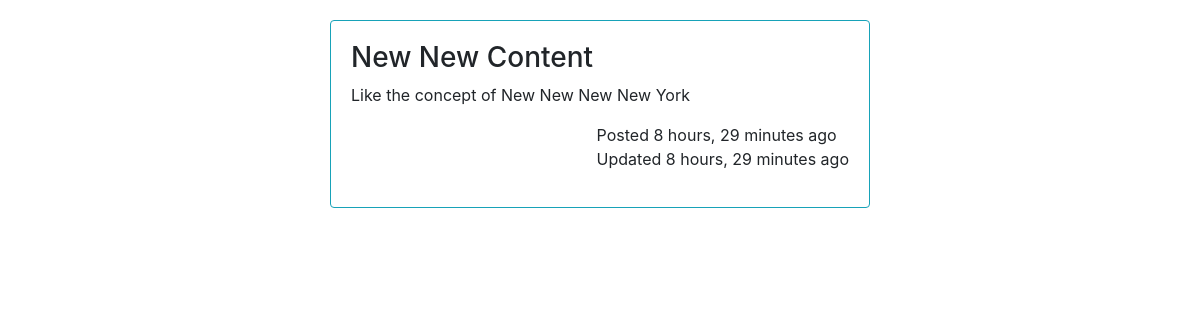
Page /4/ on the committed database.
### blog/models.py (models this page shows, shortened)
class Post(models.Model):
    title = models.CharField(max_length=100)
    content = models.TextField()
    time_stamp = models.DateTimeField(auto_now_add=True)
    updated = models.DateTimeField(auto_now=True)

### blog/views.py (the view)
# urls.py: path('<int:pk>/', views.DetailView.as_view(), name='details'),
class DetailView(generic.DetailView):
    model = Post
    template_name = 'blog/detail.html'
    context_object_name = 'post'

### blog/templates/blog/detail.html
{% extends 'blog/base.html' %}
{% block content %}
<div class="container" style="margin-top: 20px;">
    <div class="row">
        <div class="col-md-3"></div>
        <div class="col-md-6">
            <div class="card border-info mb-3">
                <div class="card-body">
                    <h3>{{post.title}}</h3>
                    <p>{{post.content}}</p>
                    <p style="float: right;">Posted {{post.time_stamp|timesince}} ago</br>Updated {{post.updated|timesince}} ago</p>
                </div>
            </div>
        </div>
        <div class="col-md-3"></div>
    </div>
</div>
{% endblock %}

### rows in the picture
Post: title "New New Content", content "Like the concept of New New New New York", time_stamp "8 hours, 29 minutes", updated "8 hours, 29 minutes"
